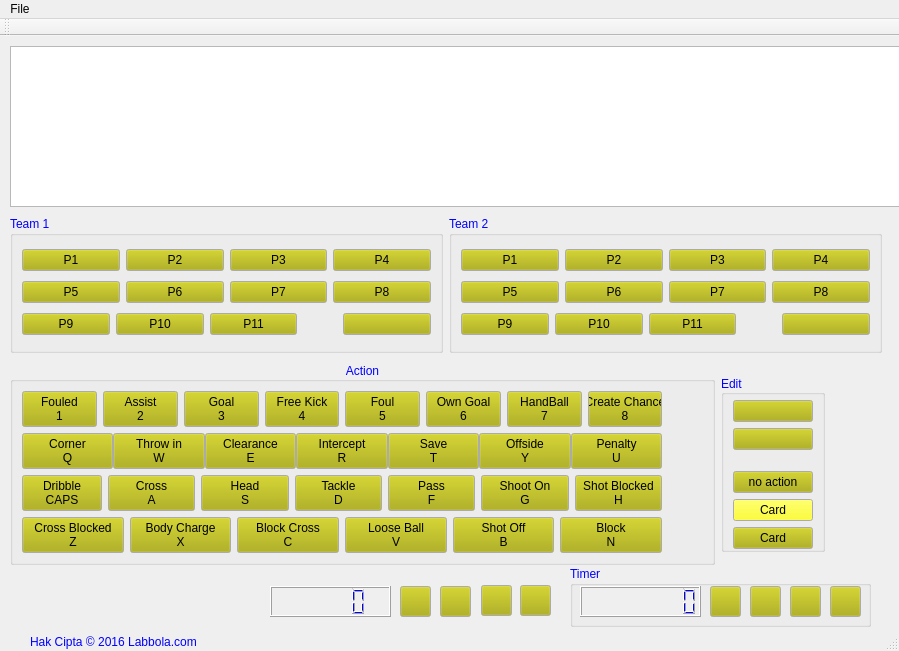
<?xml version="1.0" encoding="UTF-8"?>
<ui version="4.0">
 <class>MainWindow</class>
 <widget class="QMainWindow" name="MainWindow">
  <property name="geometry">
   <rect>
    <x>0</x>
    <y>0</y>
    <width>899</width>
    <height>651</height>
   </rect>
  </property>
  <property name="sizePolicy">
   <sizepolicy hsizetype="Preferred" vsizetype="Preferred">
    <horstretch>0</horstretch>
    <verstretch>0</verstretch>
   </sizepolicy>
  </property>
  <property name="minimumSize">
   <size>
    <width>850</width>
    <height>600</height>
   </size>
  </property>
  <property name="maximumSize">
   <size>
    <width>16777215</width>
    <height>16777215</height>
   </size>
  </property>
  <property name="palette">
   <palette>
    <active>
     <colorrole role="WindowText">
      <brush brushstyle="SolidPattern">
       <color alpha="255">
        <red>0</red>
        <green>0</green>
        <blue>255</blue>
       </color>
      </brush>
     </colorrole>
     <colorrole role="Button">
      <brush brushstyle="SolidPattern">
       <color alpha="255">
        <red>170</red>
        <green>170</green>
        <blue>0</blue>
       </color>
      </brush>
     </colorrole>
     <colorrole role="Text">
      <brush brushstyle="SolidPattern">
       <color alpha="255">
        <red>85</red>
        <green>0</green>
        <blue>0</blue>
       </color>
      </brush>
     </colorrole>
    </active>
    <inactive>
     <colorrole role="WindowText">
      <brush brushstyle="SolidPattern">
       <color alpha="255">
        <red>0</red>
        <green>0</green>
        <blue>255</blue>
       </color>
      </brush>
     </colorrole>
     <colorrole role="Button">
      <brush brushstyle="SolidPattern">
       <color alpha="255">
        <red>170</red>
        <green>170</green>
        <blue>0</blue>
       </color>
      </brush>
     </colorrole>
     <colorrole role="Text">
      <brush brushstyle="SolidPattern">
       <color alpha="255">
        <red>85</red>
        <green>0</green>
        <blue>0</blue>
       </color>
      </brush>
     </colorrole>
    </inactive>
    <disabled>
     <colorrole role="WindowText">
      <brush brushstyle="SolidPattern">
       <color alpha="255">
        <red>123</red>
        <green>123</green>
        <blue>123</blue>
       </color>
      </brush>
     </colorrole>
     <colorrole role="Button">
      <brush brushstyle="SolidPattern">
       <color alpha="255">
        <red>170</red>
        <green>170</green>
        <blue>0</blue>
       </color>
      </brush>
     </colorrole>
     <colorrole role="Text">
      <brush brushstyle="SolidPattern">
       <color alpha="255">
        <red>123</red>
        <green>123</green>
        <blue>123</blue>
       </color>
      </brush>
     </colorrole>
    </disabled>
   </palette>
  </property>
  <property name="windowTitle">
   <string>Basic Stats v0.14.1</string>
  </property>
  <property name="windowIcon">
   <iconset>
    <normaloff>C:/Users/AR2014/Downloads/Logo-only.png</normaloff>C:/Users/AR2014/Downloads/Logo-only.png</iconset>
  </property>
  <property name="locale">
   <locale language="Indonesian" country="Indonesia"/>
  </property>
  <widget class="QWidget" name="centralwidget">
   <property name="minimumSize">
    <size>
     <width>888</width>
     <height>620</height>
    </size>
   </property>
   <widget class="QWidget" name="horizontalLayoutWidget">
    <property name="geometry">
     <rect>
      <x>10</x>
      <y>180</y>
      <width>872</width>
      <height>137</height>
     </rect>
    </property>
    <layout class="QHBoxLayout" name="_2">
     <item>
      <widget class="QGroupBox" name="groupBox">
       <property name="title">
        <string>Team 1</string>
       </property>
       <layout class="QGridLayout" name="gridLayout_7">
        <item row="0" column="0">
         <layout class="QHBoxLayout" name="horizontalLayout">
          <item>
           <widget class="QPushButton" name="player_1">
            <property name="text">
             <string>P1</string>
            </property>
           </widget>
          </item>
          <item>
           <widget class="QPushButton" name="player_2">
            <property name="text">
             <string>P2</string>
            </property>
           </widget>
          </item>
          <item>
           <widget class="QPushButton" name="player_3">
            <property name="text">
             <string>P3</string>
            </property>
           </widget>
          </item>
          <item>
           <widget class="QPushButton" name="player_4">
            <property name="text">
             <string>P4</string>
            </property>
           </widget>
          </item>
         </layout>
        </item>
        <item row="1" column="0">
         <layout class="QHBoxLayout" name="horizontalLayout_2">
          <item>
           <widget class="QPushButton" name="player_5">
            <property name="text">
             <string>P5</string>
            </property>
           </widget>
          </item>
          <item>
           <widget class="QPushButton" name="player_6">
            <property name="text">
             <string>P6</string>
            </property>
           </widget>
          </item>
          <item>
           <widget class="QPushButton" name="player_7">
            <property name="text">
             <string>P7</string>
            </property>
           </widget>
          </item>
          <item>
           <widget class="QPushButton" name="player_8">
            <property name="text">
             <string>P8</string>
            </property>
           </widget>
          </item>
         </layout>
        </item>
        <item row="2" column="0">
         <layout class="QHBoxLayout" name="horizontalLayout_3">
          <item>
           <widget class="QPushButton" name="player_9">
            <property name="text">
             <string>P9</string>
            </property>
           </widget>
          </item>
          <item>
           <widget class="QPushButton" name="player_10">
            <property name="text">
             <string>P10</string>
            </property>
           </widget>
          </item>
          <item>
           <widget class="QPushButton" name="player_11">
            <property name="text">
             <string>P11</string>
            </property>
           </widget>
          </item>
          <item>
           <spacer name="horizontalSpacer">
            <property name="orientation">
             <enum>Qt::Horizontal</enum>
            </property>
            <property name="sizeType">
             <enum>QSizePolicy::Fixed</enum>
            </property>
            <property name="sizeHint" stdset="0">
             <size>
              <width>40</width>
              <height>20</height>
             </size>
            </property>
           </spacer>
          </item>
          <item>
           <widget class="QPushButton" name="player_subs">
            <property name="text">
             <string/>
            </property>
            <property name="icon">
             <iconset>
              <normaloff>C:/Users/AR2014/Downloads/subst.jpg</normaloff>C:/Users/AR2014/Downloads/subst.jpg</iconset>
            </property>
            <property name="iconSize">
             <size>
              <width>32</width>
              <height>16</height>
             </size>
            </property>
           </widget>
          </item>
         </layout>
        </item>
       </layout>
      </widget>
     </item>
     <item>
      <widget class="QGroupBox" name="groupBox_3">
       <property name="title">
        <string>Team 2</string>
       </property>
       <layout class="QGridLayout" name="gridLayout_8">
        <item row="1" column="0">
         <layout class="QHBoxLayout" name="horizontalLayout_5">
          <item>
           <widget class="QPushButton" name="player2_5">
            <property name="text">
             <string>P5</string>
            </property>
           </widget>
          </item>
          <item>
           <widget class="QPushButton" name="player2_6">
            <property name="text">
             <string>P6</string>
            </property>
           </widget>
          </item>
          <item>
           <widget class="QPushButton" name="player2_7">
            <property name="text">
             <string>P7</string>
            </property>
           </widget>
          </item>
          <item>
           <widget class="QPushButton" name="player2_8">
            <property name="text">
             <string>P8</string>
            </property>
           </widget>
          </item>
         </layout>
        </item>
        <item row="0" column="0">
         <layout class="QHBoxLayout" name="horizontalLayout_8">
          <item>
           <widget class="QPushButton" name="player2_1">
            <property name="text">
             <string>P1</string>
            </property>
           </widget>
          </item>
          <item>
           <widget class="QPushButton" name="player2_2">
            <property name="text">
             <string>P2</string>
            </property>
           </widget>
          </item>
          <item>
           <widget class="QPushButton" name="player2_3">
            <property name="text">
             <string>P3</string>
            </property>
           </widget>
          </item>
          <item>
           <widget class="QPushButton" name="player2_4">
            <property name="text">
             <string>P4</string>
            </property>
           </widget>
          </item>
         </layout>
        </item>
        <item row="2" column="0">
         <layout class="QHBoxLayout" name="horizontalLayout_7">
          <item>
           <widget class="QPushButton" name="player2_9">
            <property name="text">
             <string>P9</string>
            </property>
           </widget>
          </item>
          <item>
           <widget class="QPushButton" name="player2_10">
            <property name="text">
             <string>P10</string>
            </property>
           </widget>
          </item>
          <item>
           <widget class="QPushButton" name="player2_11">
            <property name="text">
             <string>P11</string>
            </property>
           </widget>
          </item>
          <item>
           <spacer name="horizontalSpacer_2">
            <property name="orientation">
             <enum>Qt::Horizontal</enum>
            </property>
            <property name="sizeType">
             <enum>QSizePolicy::Fixed</enum>
            </property>
            <property name="sizeHint" stdset="0">
             <size>
              <width>40</width>
              <height>20</height>
             </size>
            </property>
           </spacer>
          </item>
          <item>
           <widget class="QPushButton" name="player2_subs">
            <property name="text">
             <string/>
            </property>
            <property name="icon">
             <iconset>
              <normaloff>C:/Users/AR2014/Downloads/subst.jpg</normaloff>C:/Users/AR2014/Downloads/subst.jpg</iconset>
            </property>
            <property name="iconSize">
             <size>
              <width>32</width>
              <height>16</height>
             </size>
            </property>
           </widget>
          </item>
         </layout>
        </item>
       </layout>
      </widget>
     </item>
    </layout>
   </widget>
   <widget class="QTableView" name="tableView">
    <property name="geometry">
     <rect>
      <x>10</x>
      <y>10</y>
      <width>16777215</width>
      <height>161</height>
     </rect>
    </property>
    <property name="sizePolicy">
     <sizepolicy hsizetype="Maximum" vsizetype="Expanding">
      <horstretch>100</horstretch>
      <verstretch>0</verstretch>
     </sizepolicy>
    </property>
    <property name="minimumSize">
     <size>
      <width>0</width>
      <height>0</height>
     </size>
    </property>
    <property name="sizeIncrement">
     <size>
      <width>0</width>
      <height>0</height>
     </size>
    </property>
    <property name="baseSize">
     <size>
      <width>800</width>
      <height>100</height>
     </size>
    </property>
    <property name="font">
     <font>
      <pointsize>8</pointsize>
     </font>
    </property>
    <property name="autoFillBackground">
     <bool>true</bool>
    </property>
    <property name="frameShape">
     <enum>QFrame::StyledPanel</enum>
    </property>
    <property name="frameShadow">
     <enum>QFrame::Plain</enum>
    </property>
    <property name="lineWidth">
     <number>0</number>
    </property>
    <property name="horizontalScrollBarPolicy">
     <enum>Qt::ScrollBarAsNeeded</enum>
    </property>
    <property name="dragEnabled">
     <bool>false</bool>
    </property>
    <property name="alternatingRowColors">
     <bool>true</bool>
    </property>
    <property name="sortingEnabled">
     <bool>true</bool>
    </property>
    <attribute name="horizontalHeaderVisible">
     <bool>false</bool>
    </attribute>
    <attribute name="verticalHeaderVisible">
     <bool>false</bool>
    </attribute>
    <attribute name="verticalHeaderShowSortIndicator" stdset="0">
     <bool>true</bool>
    </attribute>
   </widget>
   <widget class="QWidget" name="horizontalLayoutWidget_2">
    <property name="geometry">
     <rect>
      <x>10</x>
      <y>320</y>
      <width>815</width>
      <height>216</height>
     </rect>
    </property>
    <layout class="QHBoxLayout" name="horizontalLayout_233">
     <item>
      <widget class="QGroupBox" name="groupBox_2">
       <property name="sizePolicy">
        <sizepolicy hsizetype="Expanding" vsizetype="Fixed">
         <horstretch>0</horstretch>
         <verstretch>0</verstretch>
        </sizepolicy>
       </property>
       <property name="layoutDirection">
        <enum>Qt::LeftToRight</enum>
       </property>
       <property name="autoFillBackground">
        <bool>false</bool>
       </property>
       <property name="title">
        <string>Action</string>
       </property>
       <property name="alignment">
        <set>Qt::AlignCenter</set>
       </property>
       <property name="flat">
        <bool>true</bool>
       </property>
       <layout class="QVBoxLayout" name="verticalLayout">
        <property name="rightMargin">
         <number>50</number>
        </property>
        <item>
         <layout class="QHBoxLayout" name="horizontalLayout_9">
          <property name="topMargin">
           <number>0</number>
          </property>
          <property name="bottomMargin">
           <number>0</number>
          </property>
          <item>
           <widget class="QPushButton" name="fouledButton">
            <property name="sizePolicy">
             <sizepolicy hsizetype="Fixed" vsizetype="Fixed">
              <horstretch>0</horstretch>
              <verstretch>0</verstretch>
             </sizepolicy>
            </property>
            <property name="text">
             <string>Fouled
1</string>
            </property>
           </widget>
          </item>
          <item>
           <widget class="QPushButton" name="assistButton">
            <property name="sizePolicy">
             <sizepolicy hsizetype="Fixed" vsizetype="Fixed">
              <horstretch>0</horstretch>
              <verstretch>0</verstretch>
             </sizepolicy>
            </property>
            <property name="text">
             <string>Assist
2</string>
            </property>
           </widget>
          </item>
          <item>
           <widget class="QPushButton" name="goalButton">
            <property name="sizePolicy">
             <sizepolicy hsizetype="Fixed" vsizetype="Fixed">
              <horstretch>0</horstretch>
              <verstretch>0</verstretch>
             </sizepolicy>
            </property>
            <property name="text">
             <string>Goal
3</string>
            </property>
           </widget>
          </item>
          <item>
           <widget class="QPushButton" name="freeKickButton">
            <property name="text">
             <string>Free Kick
4</string>
            </property>
           </widget>
          </item>
          <item>
           <widget class="QPushButton" name="foulButton">
            <property name="sizePolicy">
             <sizepolicy hsizetype="Fixed" vsizetype="Fixed">
              <horstretch>0</horstretch>
              <verstretch>0</verstretch>
             </sizepolicy>
            </property>
            <property name="text">
             <string>Foul
5</string>
            </property>
           </widget>
          </item>
          <item>
           <widget class="QPushButton" name="k6Button">
            <property name="text">
             <string>Own Goal
6</string>
            </property>
           </widget>
          </item>
          <item>
           <widget class="QPushButton" name="k7Button">
            <property name="sizePolicy">
             <sizepolicy hsizetype="Fixed" vsizetype="Fixed">
              <horstretch>0</horstretch>
              <verstretch>0</verstretch>
             </sizepolicy>
            </property>
            <property name="text">
             <string>HandBall
7</string>
            </property>
           </widget>
          </item>
          <item>
           <widget class="QPushButton" name="chanceButton">
            <property name="text">
             <string>Create Chance
8</string>
            </property>
           </widget>
          </item>
         </layout>
        </item>
        <item>
         <layout class="QHBoxLayout" name="horizontalLayout_6">
          <property name="spacing">
           <number>0</number>
          </property>
          <property name="sizeConstraint">
           <enum>QLayout::SetFixedSize</enum>
          </property>
          <item>
           <widget class="QPushButton" name="cornerButton">
            <property name="text">
             <string>Corner
Q</string>
            </property>
           </widget>
          </item>
          <item>
           <widget class="QPushButton" name="throwinButton">
            <property name="text">
             <string>Throw in
W</string>
            </property>
           </widget>
          </item>
          <item>
           <widget class="QPushButton" name="clearenceButton">
            <property name="text">
             <string>Clearance
E</string>
            </property>
           </widget>
          </item>
          <item>
           <widget class="QPushButton" name="interceptButton">
            <property name="text">
             <string>Intercept
R</string>
            </property>
           </widget>
          </item>
          <item>
           <widget class="QPushButton" name="saveKeeperButton">
            <property name="text">
             <string>Save
T</string>
            </property>
           </widget>
          </item>
          <item>
           <widget class="QPushButton" name="offsideButton">
            <property name="text">
             <string>Offside
Y</string>
            </property>
           </widget>
          </item>
          <item>
           <widget class="QPushButton" name="penaltyButton">
            <property name="text">
             <string>Penalty
U</string>
            </property>
           </widget>
          </item>
         </layout>
        </item>
        <item>
         <layout class="QHBoxLayout" name="horizontalLayout_10">
          <property name="sizeConstraint">
           <enum>QLayout::SetDefaultConstraint</enum>
          </property>
          <item>
           <widget class="QPushButton" name="dribbleButton">
            <property name="sizePolicy">
             <sizepolicy hsizetype="Fixed" vsizetype="Fixed">
              <horstretch>0</horstretch>
              <verstretch>0</verstretch>
             </sizepolicy>
            </property>
            <property name="text">
             <string>Dribble
CAPS</string>
            </property>
           </widget>
          </item>
          <item>
           <widget class="QPushButton" name="crossButton">
            <property name="text">
             <string>Cross
A</string>
            </property>
           </widget>
          </item>
          <item>
           <widget class="QPushButton" name="headButton">
            <property name="text">
             <string>Head
S</string>
            </property>
           </widget>
          </item>
          <item>
           <widget class="QPushButton" name="tackleButton">
            <property name="text">
             <string>Tackle
D</string>
            </property>
           </widget>
          </item>
          <item>
           <widget class="QPushButton" name="passButton">
            <property name="text">
             <string>Pass
F</string>
            </property>
           </widget>
          </item>
          <item>
           <widget class="QPushButton" name="shootonButton">
            <property name="text">
             <string>Shoot On
G</string>
            </property>
           </widget>
          </item>
          <item>
           <widget class="QPushButton" name="shootblockedButton">
            <property name="text">
             <string>Shot Blocked
H</string>
            </property>
           </widget>
          </item>
         </layout>
        </item>
        <item>
         <layout class="QHBoxLayout" name="horizontalLayout_11">
          <item>
           <widget class="QPushButton" name="crossBlockedButton">
            <property name="sizePolicy">
             <sizepolicy hsizetype="Preferred" vsizetype="Fixed">
              <horstretch>0</horstretch>
              <verstretch>0</verstretch>
             </sizepolicy>
            </property>
            <property name="text">
             <string>Cross Blocked
Z</string>
            </property>
           </widget>
          </item>
          <item>
           <widget class="QPushButton" name="bodyChButton">
            <property name="text">
             <string>Body Charge
X</string>
            </property>
           </widget>
          </item>
          <item>
           <widget class="QPushButton" name="blockCrossButton">
            <property name="text">
             <string>Block Cross
C</string>
            </property>
           </widget>
          </item>
          <item>
           <widget class="QPushButton" name="looseBallButton">
            <property name="text">
             <string>Loose Ball
V</string>
            </property>
           </widget>
          </item>
          <item>
           <widget class="QPushButton" name="shootoffButton">
            <property name="text">
             <string>Shot Off
B</string>
            </property>
           </widget>
          </item>
          <item>
           <widget class="QPushButton" name="blockButton">
            <property name="text">
             <string>Block
N</string>
            </property>
           </widget>
          </item>
         </layout>
        </item>
       </layout>
      </widget>
     </item>
     <item>
      <layout class="QHBoxLayout" name="horizontalLayout_4">
       <property name="sizeConstraint">
        <enum>QLayout::SetFixedSize</enum>
       </property>
       <item>
        <widget class="QGroupBox" name="groupBox_46">
         <property name="sizePolicy">
          <sizepolicy hsizetype="Fixed" vsizetype="Fixed">
           <horstretch>0</horstretch>
           <verstretch>0</verstretch>
          </sizepolicy>
         </property>
         <property name="title">
          <string>Edit</string>
         </property>
         <property name="alignment">
          <set>Qt::AlignLeading|Qt::AlignLeft|Qt::AlignVCenter</set>
         </property>
         <layout class="QGridLayout" name="gridLayout_2">
          <property name="topMargin">
           <number>5</number>
          </property>
          <property name="bottomMargin">
           <number>0</number>
          </property>
          <item row="0" column="0">
           <widget class="QPushButton" name="UndoButton">
            <property name="sizePolicy">
             <sizepolicy hsizetype="Preferred" vsizetype="Fixed">
              <horstretch>0</horstretch>
              <verstretch>0</verstretch>
             </sizepolicy>
            </property>
            <property name="text">
             <string/>
            </property>
            <property name="icon">
             <iconset>
              <normaloff>C:/Users/AR2014/Downloads/arrow_undo.png</normaloff>C:/Users/AR2014/Downloads/arrow_undo.png</iconset>
            </property>
           </widget>
          </item>
          <item row="1" column="0">
           <widget class="QPushButton" name="redoButton">
            <property name="enabled">
             <bool>true</bool>
            </property>
            <property name="sizePolicy">
             <sizepolicy hsizetype="Preferred" vsizetype="Fixed">
              <horstretch>0</horstretch>
              <verstretch>0</verstretch>
             </sizepolicy>
            </property>
            <property name="text">
             <string/>
            </property>
            <property name="icon">
             <iconset>
              <normaloff>C:/Users/AR2014/Downloads/arrow_redo.png</normaloff>C:/Users/AR2014/Downloads/arrow_redo.png</iconset>
            </property>
           </widget>
          </item>
          <item row="2" column="0">
           <spacer name="verticalSpacer">
            <property name="orientation">
             <enum>Qt::Vertical</enum>
            </property>
            <property name="sizeType">
             <enum>QSizePolicy::Maximum</enum>
            </property>
            <property name="sizeHint" stdset="0">
             <size>
              <width>20</width>
              <height>15</height>
             </size>
            </property>
           </spacer>
          </item>
          <item row="3" column="0">
           <widget class="QPushButton" name="noActionButton">
            <property name="text">
             <string>no action</string>
            </property>
           </widget>
          </item>
          <item row="4" column="0">
           <widget class="QPushButton" name="yellowCardButton">
            <property name="palette">
             <palette>
              <active>
               <colorrole role="Button">
                <brush brushstyle="SolidPattern">
                 <color alpha="255">
                  <red>255</red>
                  <green>255</green>
                  <blue>0</blue>
                 </color>
                </brush>
               </colorrole>
              </active>
              <inactive>
               <colorrole role="Button">
                <brush brushstyle="SolidPattern">
                 <color alpha="255">
                  <red>255</red>
                  <green>255</green>
                  <blue>0</blue>
                 </color>
                </brush>
               </colorrole>
              </inactive>
              <disabled>
               <colorrole role="Button">
                <brush brushstyle="SolidPattern">
                 <color alpha="255">
                  <red>255</red>
                  <green>255</green>
                  <blue>0</blue>
                 </color>
                </brush>
               </colorrole>
              </disabled>
             </palette>
            </property>
            <property name="cursor">
             <cursorShape>PointingHandCursor</cursorShape>
            </property>
            <property name="text">
             <string>Card</string>
            </property>
            <property name="icon">
             <iconset>
              <normaloff>C:/Users/AR2014/Downloads/200px-Yellow_card32.png</normaloff>C:/Users/AR2014/Downloads/200px-Yellow_card32.png</iconset>
            </property>
           </widget>
          </item>
          <item row="5" column="0">
           <widget class="QPushButton" name="redCardButton">
            <property name="text">
             <string>Card</string>
            </property>
            <property name="icon">
             <iconset>
              <normaloff>C:/Users/AR2014/Downloads/60px-Red_card.svg.png</normaloff>C:/Users/AR2014/Downloads/60px-Red_card.svg.png</iconset>
            </property>
           </widget>
          </item>
         </layout>
        </widget>
       </item>
      </layout>
     </item>
    </layout>
   </widget>
   <widget class="QLabel" name="label">
    <property name="geometry">
     <rect>
      <x>30</x>
      <y>540</y>
      <width>231</width>
      <height>21</height>
     </rect>
    </property>
    <property name="font">
     <font>
      <family>Georgia</family>
      <pointsize>8</pointsize>
      <weight>75</weight>
      <bold>true</bold>
     </font>
    </property>
    <property name="text">
     <string/>
    </property>
   </widget>
   <widget class="QGroupBox" name="groupBox_4">
    <property name="geometry">
     <rect>
      <x>570</x>
      <y>530</y>
      <width>301</width>
      <height>61</height>
     </rect>
    </property>
    <property name="title">
     <string>Timer</string>
    </property>
    <widget class="QLCDNumber" name="lcdNumber">
     <property name="geometry">
      <rect>
       <x>10</x>
       <y>20</y>
       <width>121</width>
       <height>31</height>
      </rect>
     </property>
     <property name="autoFillBackground">
      <bool>true</bool>
     </property>
     <property name="smallDecimalPoint">
      <bool>false</bool>
     </property>
     <property name="digitCount">
      <number>8</number>
     </property>
    </widget>
    <widget class="QPushButton" name="StartButton">
     <property name="geometry">
      <rect>
       <x>140</x>
       <y>20</y>
       <width>31</width>
       <height>31</height>
      </rect>
     </property>
     <property name="text">
      <string/>
     </property>
     <property name="icon">
      <iconset>
       <normaloff>play.png</normaloff>play.png</iconset>
     </property>
    </widget>
    <widget class="QPushButton" name="PauseButton">
     <property name="geometry">
      <rect>
       <x>180</x>
       <y>20</y>
       <width>31</width>
       <height>31</height>
      </rect>
     </property>
     <property name="text">
      <string/>
     </property>
     <property name="icon">
      <iconset>
       <normaloff>pause.png</normaloff>pause.png</iconset>
     </property>
    </widget>
    <widget class="QPushButton" name="StopButton">
     <property name="geometry">
      <rect>
       <x>220</x>
       <y>20</y>
       <width>31</width>
       <height>31</height>
      </rect>
     </property>
     <property name="text">
      <string/>
     </property>
     <property name="icon">
      <iconset>
       <normaloff>refresh.png</normaloff>refresh.png</iconset>
     </property>
     <property name="iconSize">
      <size>
       <width>16</width>
       <height>32</height>
      </size>
     </property>
    </widget>
    <widget class="QPushButton" name="SetButton">
     <property name="geometry">
      <rect>
       <x>260</x>
       <y>20</y>
       <width>31</width>
       <height>31</height>
      </rect>
     </property>
     <property name="text">
      <string/>
     </property>
     <property name="icon">
      <iconset>
       <normaloff>eject.png</normaloff>eject.png</iconset>
     </property>
     <property name="iconSize">
      <size>
       <width>16</width>
       <height>32</height>
      </size>
     </property>
    </widget>
   </widget>
   <widget class="QWidget" name="widget_5" native="true">
    <property name="geometry">
     <rect>
      <x>240</x>
      <y>540</y>
      <width>325</width>
      <height>41</height>
     </rect>
    </property>
    <widget class="QPushButton" name="StartButton_2">
     <property name="geometry">
      <rect>
       <x>160</x>
       <y>10</y>
       <width>31</width>
       <height>31</height>
      </rect>
     </property>
     <property name="text">
      <string/>
     </property>
     <property name="icon">
      <iconset>
       <normaloff>play.png</normaloff>play.png</iconset>
     </property>
    </widget>
    <widget class="QPushButton" name="PauseButton_2">
     <property name="geometry">
      <rect>
       <x>200</x>
       <y>10</y>
       <width>31</width>
       <height>31</height>
      </rect>
     </property>
     <property name="text">
      <string/>
     </property>
     <property name="icon">
      <iconset>
       <normaloff>pause.png</normaloff>pause.png</iconset>
     </property>
    </widget>
    <widget class="QPushButton" name="StopButton_2">
     <property name="geometry">
      <rect>
       <x>241</x>
       <y>9</y>
       <width>31</width>
       <height>31</height>
      </rect>
     </property>
     <property name="text">
      <string/>
     </property>
     <property name="icon">
      <iconset>
       <normaloff>refresh.png</normaloff>refresh.png</iconset>
     </property>
     <property name="iconSize">
      <size>
       <width>16</width>
       <height>32</height>
      </size>
     </property>
    </widget>
    <widget class="QLCDNumber" name="lcdNumber_3">
     <property name="geometry">
      <rect>
       <x>30</x>
       <y>10</y>
       <width>121</width>
       <height>31</height>
      </rect>
     </property>
    </widget>
    <widget class="QPushButton" name="SetButton_2">
     <property name="geometry">
      <rect>
       <x>280</x>
       <y>9</y>
       <width>31</width>
       <height>31</height>
      </rect>
     </property>
     <property name="text">
      <string/>
     </property>
     <property name="icon">
      <iconset>
       <normaloff>eject.png</normaloff>eject.png</iconset>
     </property>
     <property name="iconSize">
      <size>
       <width>16</width>
       <height>32</height>
      </size>
     </property>
    </widget>
   </widget>
   <widget class="QLabel" name="label_2">
    <property name="geometry">
     <rect>
      <x>30</x>
      <y>590</y>
      <width>191</width>
      <height>31</height>
     </rect>
    </property>
    <property name="font">
     <font>
      <kerning>true</kerning>
     </font>
    </property>
    <property name="text">
     <string>Hak Cipta © 2016 Labbola.com </string>
    </property>
   </widget>
  </widget>
  <widget class="QMenuBar" name="menuBar">
   <property name="geometry">
    <rect>
     <x>0</x>
     <y>0</y>
     <width>899</width>
     <height>21</height>
    </rect>
   </property>
   <widget class="QMenu" name="menuFile">
    <property name="title">
     <string>File</string>
    </property>
    <addaction name="actionSaveCSV"/>
   </widget>
   <addaction name="menuFile"/>
  </widget>
  <widget class="QStatusBar" name="statusBar"/>
  <widget class="QToolBar" name="mainToolBar">
   <property name="windowTitle">
    <string>toolBar</string>
   </property>
   <attribute name="toolBarArea">
    <enum>TopToolBarArea</enum>
   </attribute>
   <attribute name="toolBarBreak">
    <bool>false</bool>
   </attribute>
  </widget>
  <action name="actionSaveCSV">
   <property name="text">
    <string>Save To CSV</string>
   </property>
  </action>
 </widget>
 <resources/>
 <connections/>
</ui>
